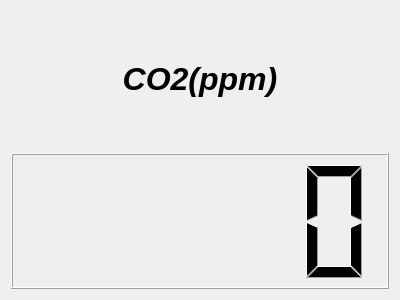
<?xml version="1.0" encoding="UTF-8"?>
<ui version="4.0">
 <class>Form</class>
 <widget class="QWidget" name="Form">
  <property name="geometry">
   <rect>
    <x>0</x>
    <y>0</y>
    <width>400</width>
    <height>300</height>
   </rect>
  </property>
  <property name="windowTitle">
   <string>Form</string>
  </property>
  <layout class="QGridLayout" name="gridLayout">
   <item row="0" column="0">
    <layout class="QVBoxLayout" name="verticalLayout_9">
     <item>
      <widget class="QLabel" name="label_18">
       <property name="font">
        <font>
         <pointsize>24</pointsize>
         <weight>75</weight>
         <italic>true</italic>
         <bold>true</bold>
        </font>
       </property>
       <property name="text">
        <string>CO2(ppm)</string>
       </property>
       <property name="alignment">
        <set>Qt::AlignCenter</set>
       </property>
      </widget>
     </item>
     <item>
      <widget class="QLCDNumber" name="lcd"/>
     </item>
    </layout>
   </item>
  </layout>
 </widget>
 <resources/>
 <connections/>
</ui>
